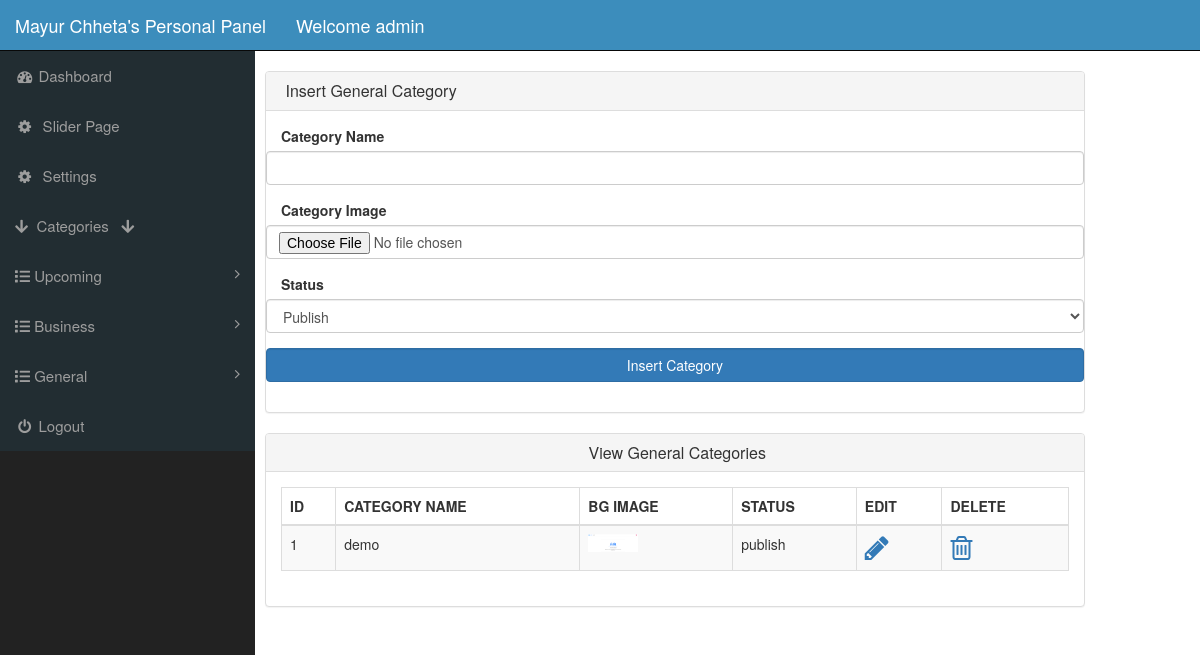
/index.php?insert_general_category (signed in), run on the app's committed database.
### tables this page shows
CREATE TABLE `general_category` (
  `id` int(100) NOT NULL,
  `category_name` text NOT NULL,
  `category_image` text NOT NULL,
  `status` text NOT NULL
);

### insert_general_category.php (the view, shortened to what this page needs)
<?php
if(!isset($_SESSION['admin_username']))
{
    echo "<script> window.open('login.php','_self')  </script>";
}
else
{
?>
    <div class="row">
        <div class="col-lg-3">
        </div>
        <div class="col-lg-12">
            <div class="panel panel-default">
                <div class="panel-heading">
                    <h3 class="panel-title">
                        <i class="fa a-money fa-w"></i> Insert General Category
                    </h3>
                </div>
                <div class="panel-body">
                    <form action="" class="form-horizontal" method="POST" enctype="multipart/form-data">
                        <div class="form-group">
                            <label for="" class="col-md-3">Category Name</label>
                            <input type="text" name="category_name" id="" class="form-control" required>
                        </div>
                        <div class="form-group">
                            <label for="" class="col-md-3">Category Image </label>
                            <input type="file" name="category_img" id="" class="form-control" required
                                accept="image/png, image/gif, image/jpeg">
                        </div>
                        <div class="form-group">
                            <label for="" class="col-md-3">Status</label>
                            <select class="form-select form-control" name="category_status">
                                <option value="publish">Publish</option>
                            </select>
                        </div>
                        <div class="form-group">
                            <input type="submit" value="Insert Category" name="submit"
                                class="btn btn-primary form-control">
                        </div>
                    </form>
                </div>
            </div>
        </div>
        <div class="col-lg-12">
            <div class="panel panel-default">
                <div class="panel-heading">
                    <h3 class="panel-title text-center">
                        <i class="fa a-money fa-w"></i> View General Categories
                    </h3>
                </div>
                <div class="panel-body">
                <div class="table-responsive">
                        <table class="table table-bordered table-hover table-striped">
                            <thead>
                                <tr>
                                    <th>ID</th>
                                    <th>CATEGORY NAME</th>
                                    <th>BG IMAGE</th>
                                    <th>STATUS</th>
                                    <th>EDIT</th>
                                    <th>DELETE</th>
                                </tr>
                            </thead>
                            <tbody>
                                <?php
                                $get_product = "select * from general_category";
                                $run_p = mysqli_query($con,$get_product);
                                while($row = mysqli_fetch_array($run_p))
                                {
                                    $s_id = $row['id'];
                                    $s_name = $row['category_name'];
                                    $s_image = $row['category_image'];
                                    $s_status = $row['status'];
                                    ?>
                                <tr>
                                    <td><?php echo $s_id;  ?>  </td>
                                    <td><?php echo $s_name;  ?>  </td>
                                    <td><img src="slide_images/<?php echo $s_image;  ?>" alt="" class="img-responsive" width="50" height="50">  </td>
                                    <td><?php echo $s_status;  ?>  </td>
                                    <td>
                                            <a href="index.php?edit_general_cat=<?php echo $s_id; ?>">
                                            <i class="fa fa-pencil fa-2x"></i>
                                            </a>
                                        </td>
                                        <td>
                                            <a href="index.php?delete_general_cat=<?php echo $s_id; ?>">
                                            <i class="fa fa-trash-o fa-2x"></i>
                                            </a>
                                        </td>
                                </tr>
                                <?php  } ?>
                            </tbody>
                        </table>
                    </div>
                </div>
            </div>
        </div>
    </div>
<?php  } ?>

### styles/style.css (style rules this page uses)
body { margin-top: 100px; }
@media (min-width: 768px) { body { margin-top: 50px; } }

### data on the page
general_category: id "1", category_name "demo", category_image (picture), status "publish"

### other printed values
$_SESSION['admin_username'] "admin"
